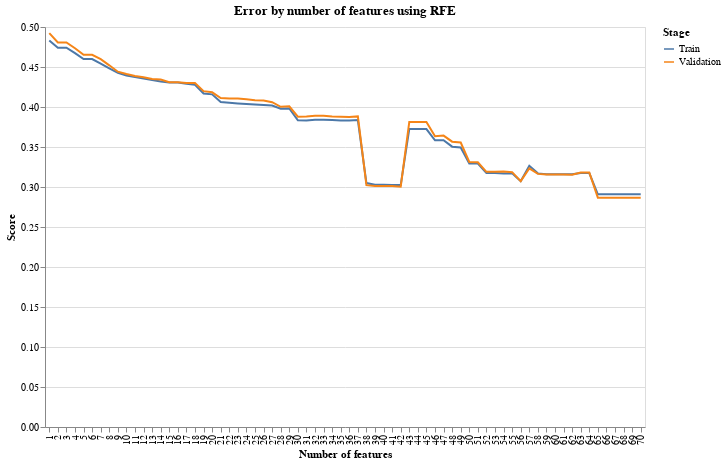

The notebook cell saved with this chart:
### Code cell
# This section shows the results of the variable selection process

alt.Chart(variable_selection).mark_line().encode(
    alt.Y('Score:Q'),
    alt.X('N_features:O', title = 'Number of features'),
    alt.Color('Stage:N')
).properties(
    width = 600,
    height = 400,
    title = 'Error by number of features using RFE'
)

### Figure 1 — Vega-Lite specification as saved in the notebook (floating-point values rounded to 4 significant figures; data arrays with more than 128 entries replaced by an {"elided": "..."} marker saying what was removed)
{"config": {"view": {"continuousWidth": 400, "continuousHeight": 300}}, "data": {"name": "data-ce47ed9a5521d50b25ee9eec592a6890"}, "mark": "line", "encoding": {"color": {"type": "nominal", "field": "Stage"}, "x": {"type": "ordinal", "field": "N_features", "title": "Number of features"}, "y": {"type": "quantitative", "field": "Score"}}, "height": 400, "title": "Error by number of features using RFE", "width": 600, "$schema": "https://vega.github.io/schema/vega-lite/v4.0.0.json", "datasets": {"data-ce47ed9a5521d50b25ee9eec592a6890": {"elided": "140 records"}}}
